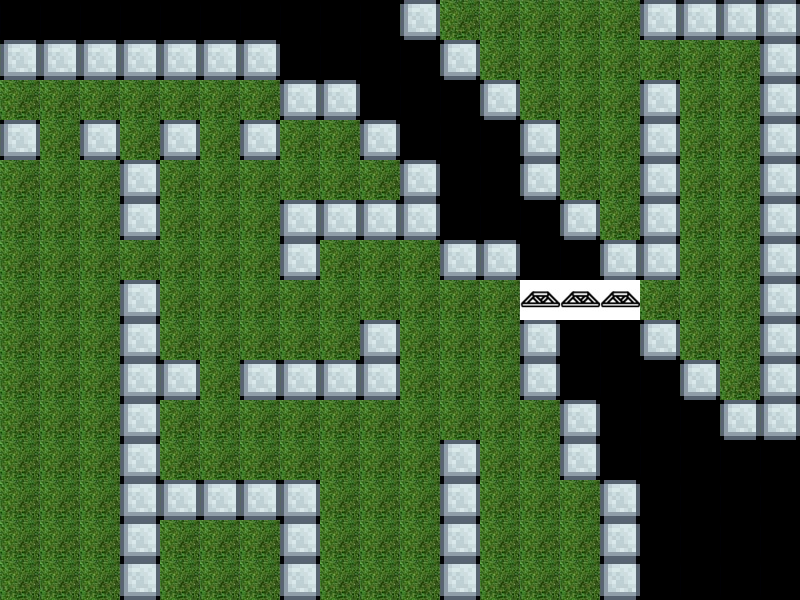

This game map was drawn from its Tiled (.tmx) file and the tilesets committed beside it. A one-line description and the trimmed map source follow:
An orthogonal 20x15 tile map with 40x40 px tiles, 1 tile layer (Tile Layer 1).

<map version="1.0" orientation="orthogonal" width="20" height="15" tilewidth="40" tileheight="40">
 <tileset firstgid="1" name="heisenberg" tilewidth="40" tileheight="40">
  <image source="heisenberg.jpg" trans="ff00ff" width="160" height="40" />
 </tileset>
 <layer name="Tile Layer 1" width="20" height="15">
  <data>[300 cells, 300 non-empty, 4 distinct tile ids]</data>
 </layer>
</map>